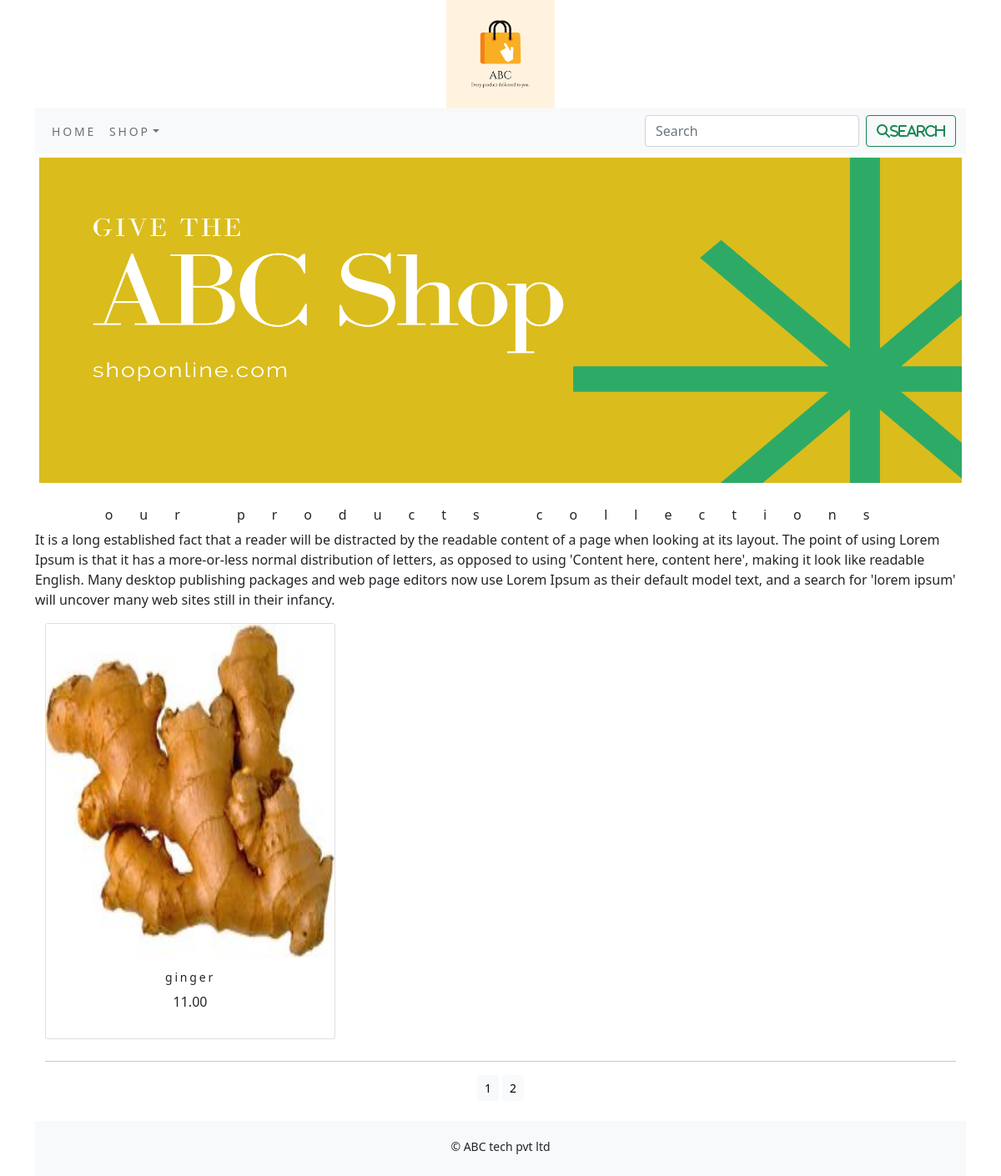
The app's page /shop1/?page=2 with its own data.
### shop1/models.py (models this page shows, shortened)
class Product(models.Model):
    name = models.CharField(max_length=250, unique=True)
    slug = models.SlugField(max_length=250, unique=True)
    description = models.TextField(blank=True)
    price = models.DecimalField(max_digits=10, decimal_places=2)
    category = models.ForeignKey(Category, on_delete=models.CASCADE)
    image = models.ImageField(upload_to='product', blank=True)
    stock = models.IntegerField()
    available = models.BooleanField(default=True)
    created = models.DateTimeField(auto_now_add=True)
    updated = models.DateTimeField(auto_now_add=True)
    def get_url(self):
        return reverse('shop1:proCatdetail',args=[self.category.slug,self.slug])
    class Meta:
        ordering = ['name',]
        verbose_name = 'product'
        verbose_name_plural = 'products'

### shop1/views.py (the view)
# urls.py: path('', views.allProdCat, name='allProdCat'),
def allProdCat(request, c_slug=None):
    global paginator
    c_page = None
    products_list = None
    if c_slug != None:
        c_page = get_object_or_404(Category, slug=c_slug)
        products_list = Product.objects.all().filter(category=c_page, available=True)
    else:
        products_list = Product.objects.all().filter(available=True)
        paginator = Paginator(products_list, 6)
    try:
        page = int(request.GET.get('page', '1'))
    except:
        page = 1
    try:
        products = paginator.page(page)
    except  (EmptyPage, InvalidPage):
        products = paginator.page(paginator.num_pages)
    return render(request, "category.html", {'category': c_page, 'products': products})

### cart/context_processors.py (called while the page is built)
def counter(request):
    item_count=0
    if 'admin' in request.path:
        return {}
    else:
        try:
            cart=Cart.objects.filter(cart_id=_cart_id(request))
            cart_items=CartItem.objects.all().filter(cart=cart[:1])
            for cart_item in cart_items:
                item_count += cart_item.quantity
        except Cart.DoesNotExist:
            item_count =0
    return  dict(item_count=item_count)

### cart/views.py (called while the page is built)
def _cart_id(request):
    cart = request.session.session_key
    if not cart:
        cart = request.session.create()
    return cart

### shop1/context_processors.py (called while the page is built)
def menu_links(request):
    links = Category.objects.all()
    return dict(links=links)

### shop1/models.py (called while the page is built)
    def get_url(self):
        return reverse('shop1:products_by_category',args=[self.slug])

### templates/category.html (shortened to what this page needs)
{% extends 'base.html' %}
{% load  static %}
{% block content %}
<div class="mx-auto">
    {% if category %}
    <img class="my_image" src="{{category.image.url}}" alt="{{category.name}}">
</div>
    <br>
<div>
    <h1 class="text-center my_title">{{category.name}}</h1>
    <p class="text-justify">{{category.description}}</p>
</div>
 {% else %}
<div>
<img class="my_image my_image_padding" src="{% static 'img/banner.png' %}" alt="our products" width="1250px;">
</div>
<br>
<div>
<h1 class="text-center my_title"> our products collections</h1>
<p class="text-justify">It is a long established fact that a reader will be distracted by the readable content of a page when looking at its layout. The point of using Lorem Ipsum is that it has a more-or-less normal distribution of letters, as opposed to using 'Content here, content here', making it look like readable English. Many desktop publishing packages and web page editors now use Lorem Ipsum as their default model text, and a search for 'lorem ipsum' will uncover many web sites still in their infancy.</p>
</div>
    {% endif %}
<div class="container">
    <div class="row mx_auto">
        {% for product in products.object_list %}
        <div class="my_bottom_margin col-9 col-sm-12 col-md-4 xol-lg-4">
            <div class="card text-center" style="min-width:18rem;">
            <a href="{{product.get_url}}"><img class="card-img-top my_image" src="{{product.image.url}}" alt="{{product.name}}"></a>
            <div class="card-body">
                <h4>{{product.name}}</h4>
                <p>{{product.price}}</p>
            </div>
        </div>
    </div>
        {% endfor %}
</div>
    <div class="mx-auto">
        {% if products.paginator.num_pages > 1 %}
        <hr>
        <div class="text-center">
            {% for pg in products.paginator.page_range %}
               <a href="?page={{pg}}"  class="btn btn-light btn-sm {% if products.number == pg %} active {% endif %}">{{pg}}</a>
            {% endfor %}
        </div>
        {% endif %}
    </div>
    <br>
</div>
{% endblock %}

### shop1/static/css/custom.css (style rules this page uses)
.my_image { width:100%; height:400px; }
.card-body { height:100%; width:auto; }
.my_title { font-size:16px; text_transform:uppercase; letter-spacing:2em; }
.my_image_padding { padding:5px; }
.my_bottom_margin { margin-bottom:10px; }
.card-body h4 { font-size:14px; text_transform:uppercase; letter-spacing:.2em; }

### records on screen
Product: image (picture), name "ginger", price "11.00"

### other values on screen
{{ pg }} "1" "2"
